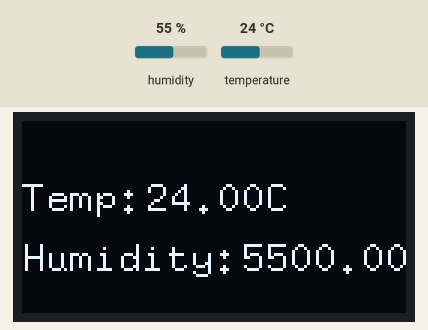
Recording of a sketch running on a simulated Arduino Uno, built with avr-gcc and run on an emulated ATmega328P. On the bench: 128×64 one-colour display. Inputs (shaded band) come from the test bench; at power-on: humidity 55 %, temperature 24 °C. What the sketch prints to the serial monitor is not drawn.

Above: at 1.6 s.
1.7 s: humidity set to 22 %
At 3.3 s:
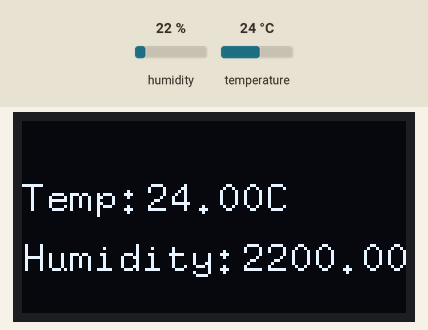
3.6 s: temperature set to 12 °C
At 4.8 s:
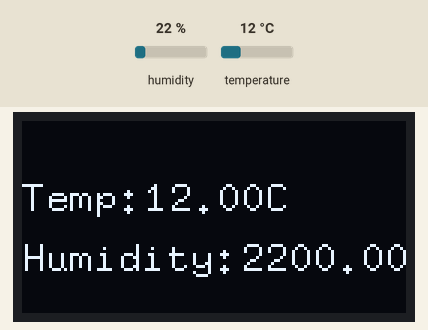
5.6 s: humidity set to 40 %
At 6.8 s:
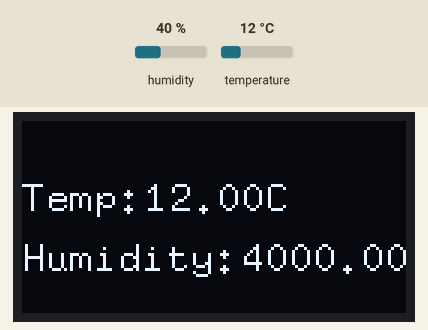
7.6 s: temperature set to 19 °C
At 9.2 s:
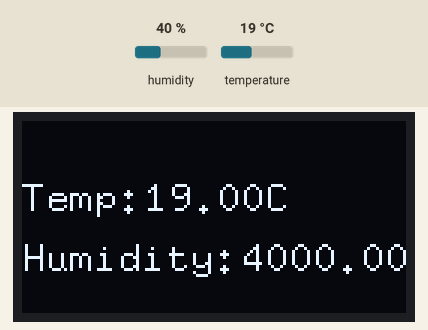
Timing chart, 0 to 10.6 s (numbered marks = the images above; inputs shaded):
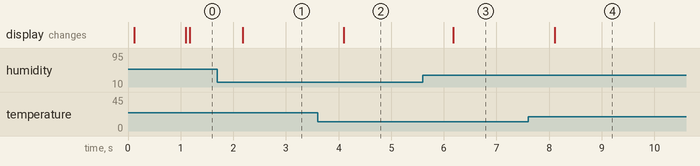

Measured:
- after the input at 1.7 s, the display: changes after 0.48 s (image 1)
- after the input at 3.6 s, the display: changes after 0.50 s (image 2)
- after the input at 5.6 s, the display: changes after 0.58 s (image 3)
- after the input at 7.6 s, the display: changes after 0.51 s (image 4)

The sketch:

dht20_oled1306.ino
```cpp
#include <U8g2lib.h>
#include <DFRobot_DHT20.h>

#ifdef U8X8_HAVE_HW_SPI
#include <SPI.h>
#endif
#ifdef U8X8_HAVE_HW_I2C
#include <Wire.h>
#endif

U8G2_SSD1306_128X64_NONAME_F_HW_I2C u8g2(U8G2_R2, /* reset=*/ U8X8_PIN_NONE);

DFRobot_DHT20 dht20;
unsigned long CurrentTime,preTime;
const int intervalSwitch = 1000;
double TempVale,HumidityValue;

int fontWitdh;

void setup()
{
	Serial.begin(115200);

  u8g2.begin();
  u8g2.setFont(u8g2_font_8x13_mf);
  u8g2.setFontPosTop();
  fontWitdh = u8g2.getMaxCharWidth();

   //初始化 dht20
   while(dht20.begin()){
      Serial.println("Initialize sensor failed");
      delay(1000);
   }
   u8g2.clear();
   u8g2.drawStr(0,20,"Temp: ");
   u8g2.drawStr(0,40,"Humidity:");
   u8g2.sendBuffer();

}

void loop()
{
   CurrentTime = millis();
   if(CurrentTime - preTime > intervalSwitch){
		preTime = CurrentTime;

      TempVale = dht20.getTemperature();  //讀取溫度
      Serial.print("Temp: ");    //將結果印出來
      Serial.print(TempVale);
      Serial.println("C");

      delay(5);

      HumidityValue = dht20.getHumidity() * 100; //讀取濕度
      Serial.print("Humidity: "); //將結果印出來
      Serial.print(HumidityValue);
      Serial.println("%");

      delay(5);


      u8g2.setCursor(fontWitdh * 5 + 1,20);
     // u8g2.print("      ");
      u8g2.updateDisplay();
      delay(1);
      u8g2.setCursor(fontWitdh * 5 + 1,20);
      u8g2.print(TempVale);
      u8g2.print("C");
      u8g2.updateDisplay();
      delay(1);
      u8g2.setCursor(fontWitdh * 9 + 1,40);
     // u8g2.print("      ");
      u8g2.updateDisplay();
      delay(1);
      u8g2.setCursor(fontWitdh * 9 + 1,40);
      u8g2.print(HumidityValue);
      u8g2.updateDisplay();
   }


}
```
